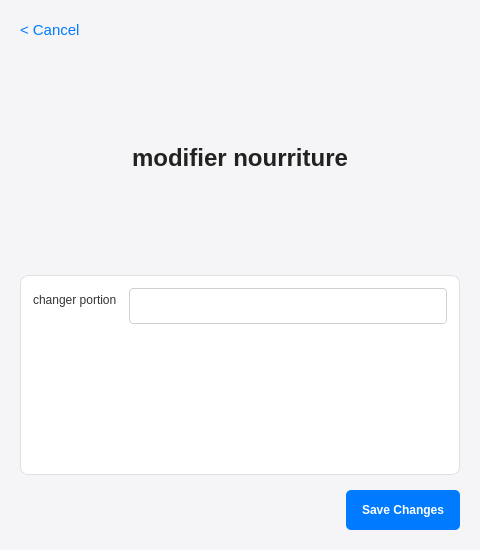
<?xml version="1.0" encoding="UTF-8"?>
<ui version="4.0">
 <class>ModifyFoodView</class>
 <widget class="QWidget" name="ModifyFoodView">
  <property name="geometry">
   <rect>
    <x>0</x>
    <y>0</y>
    <width>480</width>
    <height>550</height>
   </rect>
  </property>
  <property name="windowTitle">
   <string>Modify Food Item</string>
  </property>
  <property name="styleSheet">
   <string notr="true">/* === Global Styles === */
QWidget#ModifyFoodView {
    background-color: #F5F5F7; /* Consistent light gray background */
}

QWidget {
    color: #333333; /* Default text color */
    /* font-family: -apple-system, BlinkMacSystemFont, &quot;Segoe UI&quot;, Roboto, Helvetica, Arial, sans-serif; */
}

/* === Frame Styling (Cards) === */
QFrame#inputFrame { /* Specific ID for the input area frame */
    background-color: #FFFFFF;
    border: 1px solid #E0E0E0;
    border-radius: 8px; /* Consistent radius */
}

/* === Label Styling === */
/* Main Header Label */
QLabel#headerLabel {
    font-size: 18pt; /* Slightly smaller than original, more title-like */
    font-weight: bold; /* Bold */
    color: #222222; /* Darker text */
    padding: 5px 0; /* Vertical padding */
    margin-bottom: 5px; /* Space below header */
    alignment: AlignCenter;
}

/* Section Header Labels inside Frames */
QLabel#nutritionLabel { /* Style for the nutrition section label */
    font-size: 12pt;
    font-weight: bold;
    color: #444444;
    background-color: transparent; /* Ensure no frame bg */
    border: none; /* Ensure no frame border */
    padding: 4px 0; /* Small padding */
    margin-top: 10px; /* Add space above nutrition section */
}

/* Labels within the form layout */
QFormLayout QLabel {
   font-size: 10pt;
   padding-top: 4px; /* Align labels better with spin boxes */
   background-color: transparent;
   border: none;
}


/* Ensure labels inside frames don't inherit wrong styles */
QFrame QLabel {
    background-color: transparent;
    border: none;
    border-radius: 0px;
}

/* === Button Styling === */
/* Default Button Style (Blue) - applied if no specific ID matches */
QPushButton#saveButton { /* Explicit style for save */
    background-color: #007AFF;
    color: #FFFFFF;
    border: none;
    border-radius: 5px;
    padding: 8px 16px;
    min-height: 24px;
    font-weight: 500;
}
QPushButton#saveButton:hover {
    background-color: #3395FF;
}
QPushButton#saveButton:pressed {
    background-color: #005ECB;
}
QPushButton#saveButton:disabled {
     background-color: #DCDCDC;
     color: #A0A0A0;
}

/* Back/Cancel Button (Link style) */
QPushButton#cancelButton {
    background: transparent;
    color: #007AFF;
    font-size: 11pt; /* Standard size */
    font-weight: normal;
    border: none;
    padding: 5px 0px; /* Minimal padding */
    min-height: 20px;
    text-align: left; /* Align text left */
    qproperty-flat: true; /* Make it look flat like the original back button */
}
QPushButton#cancelButton:hover {
    background: transparent; /* No background change */
    color: #005ECB; /* Darker blue on hover */
    text-decoration: underline;
}
QPushButton#cancelButton:pressed {
    background: transparent; /* No background change */
    text-decoration: underline;
}


/* Delete Button (Destructive action style - Red) */
QPushButton#deleteFoodButton { /* Specific ID for delete food */
    background: transparent;
    border: 1px solid #FF3B30; /* Red border */
    color: #FF3B30; /* Red text */
    border-radius: 5px; /* Consistent radius */
    padding: 8px 16px; /* Standard padding */
    min-height: 24px;
    font-weight: 500; /* Medium weight */
}
QPushButton#deleteFoodButton:hover {
    background-color: rgba(255, 59, 48, 0.08); /* Very subtle red background */
    border-color: #E02010;
    color: #E02010;
}
QPushButton#deleteFoodButton:pressed {
    background-color: rgba(255, 59, 48, 0.15); /* Slightly more visible red background */
}

/* === Input Field Styling === */
QLineEdit, QDoubleSpinBox {
    border: 1px solid #D0D0D0;
    border-radius: 4px;
    padding: 6px 8px;
    background-color: #FFFFFF;
    font-size: 10pt;
    min-height: 22px; /* Ensure decent height */
}
QLineEdit:focus, QDoubleSpinBox:focus {
    border-color: #007AFF; /* Highlight focus */
}
QDoubleSpinBox::up-button, QDoubleSpinBox::down-button {
     /* Optional: style spinbox buttons if needed */
     width: 16px;
     border-left: 1px solid #D0D0D0;
     /* background-color: #F0F0F0; */
}
QDoubleSpinBox::up-arrow, QDoubleSpinBox::down-arrow {
     /* Optional: style spinbox arrows */
    width: 9px;
    height: 9px;
}

/* === Scroll Bar Styling (Included for completeness, though not strictly necessary for this short form) === */
QScrollBar:vertical {
    border: none;
    background: #FFFFFF; /* Match frame background */
    width: 8px;
    margin: 0px 0px 0px 0px;
}
QScrollBar::handle:vertical {
    background: #CFCFCF; /* Lighter handle for content areas */
    min-height: 25px;
    border-radius: 4px;
}
QScrollBar::handle:vertical:hover {
    background: #B0B0B0;
}
QScrollBar::add-line:vertical, QScrollBar::sub-line:vertical {
    border: none; background: none; height: 0px; width: 0px;
}
QScrollBar::add-page:vertical, QScrollBar::sub-page:vertical {
    background: none;
}</string>
  </property>
  <layout class="QVBoxLayout" name="mainLayout">
   <property name="spacing">
    <number>15</number>
   </property>
   <property name="leftMargin">
    <number>20</number>
   </property>
   <property name="topMargin">
    <number>15</number>
   </property>
   <property name="rightMargin">
    <number>20</number>
   </property>
   <property name="bottomMargin">
    <number>20</number>
   </property>
   <item>
    <widget class="QPushButton" name="cancelButton">
     <property name="sizePolicy">
      <sizepolicy hsizetype="Fixed" vsizetype="Fixed">
       <horstretch>0</horstretch>
       <verstretch>0</verstretch>
      </sizepolicy>
     </property>
     <property name="cursor">
      <cursorShape>PointingHandCursor</cursorShape>
     </property>
     <property name="text">
      <string>&lt; Cancel</string>
     </property>
     <property name="flat">
      <bool>true</bool>
     </property>
    </widget>
   </item>
   <item>
    <widget class="QLabel" name="headerLabel">
     <property name="text">
      <string>modifier nourriture</string>
     </property>
     <property name="alignment">
      <set>Qt::AlignmentFlag::AlignCenter</set>
     </property>
     <property name="wordWrap">
      <bool>true</bool>
     </property>
    </widget>
   </item>
   <item>
    <widget class="QFrame" name="inputFrame">
     <property name="frameShape">
      <enum>QFrame::Shape::StyledPanel</enum>
     </property>
     <property name="frameShadow">
      <enum>QFrame::Shadow::Plain</enum>
     </property>
     <layout class="QVBoxLayout" name="inputLayout">
      <property name="spacing">
       <number>12</number>
      </property>
      <property name="leftMargin">
       <number>12</number>
      </property>
      <property name="topMargin">
       <number>12</number>
      </property>
      <property name="rightMargin">
       <number>12</number>
      </property>
      <property name="bottomMargin">
       <number>12</number>
      </property>
      <item>
       <layout class="QFormLayout" name="nameFormLayout">
        <item row="0" column="0">
         <widget class="QLabel" name="nameLabel">
          <property name="text">
           <string>changer portion</string>
          </property>
         </widget>
        </item>
        <item row="0" column="1">
         <widget class="QLineEdit" name="nameLineEdit"/>
        </item>
       </layout>
      </item>
      <item>
       <layout class="QFormLayout" name="nutritionFormLayout">
        <property name="verticalSpacing">
         <number>8</number>
        </property>
       </layout>
      </item>
     </layout>
    </widget>
   </item>
   <item>
    <layout class="QHBoxLayout" name="buttonLayout">
     <property name="spacing">
      <number>8</number>
     </property>
     <item>
      <spacer name="horizontalSpacer_buttons">
       <property name="orientation">
        <enum>Qt::Orientation::Horizontal</enum>
       </property>
       <property name="sizeHint" stdset="0">
        <size>
         <width>40</width>
         <height>20</height>
        </size>
       </property>
      </spacer>
     </item>
     <item>
      <widget class="QPushButton" name="saveButton">
       <property name="cursor">
        <cursorShape>PointingHandCursor</cursorShape>
       </property>
       <property name="text">
        <string>Save Changes</string>
       </property>
      </widget>
     </item>
    </layout>
   </item>
  </layout>
 </widget>
 <resources/>
 <connections/>
</ui>
